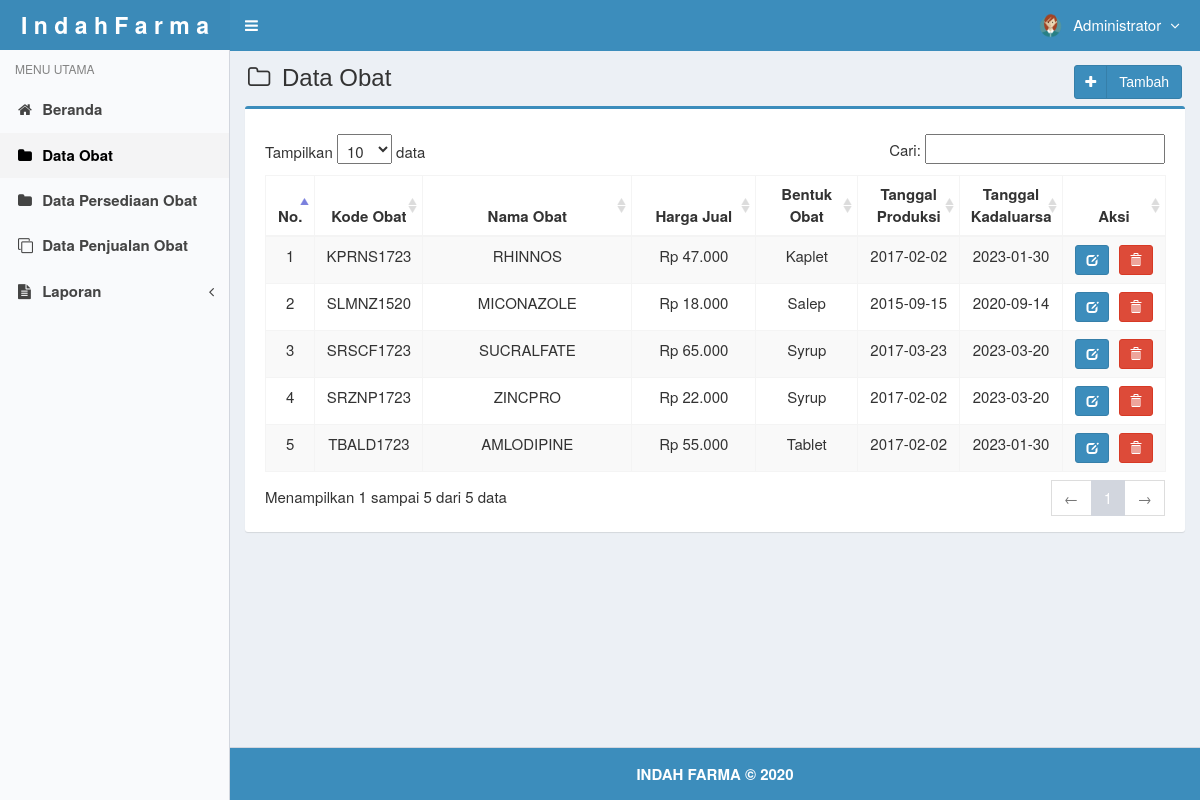
Screenshot of /main.php?module=obat (signed in) with the database file from the repository.
### tables this page shows
CREATE TABLE `users` (
  `id_user` int(3) NOT NULL,
  `username` varchar(50) NOT NULL,
  `nama_user` varchar(50) NOT NULL,
  `password` varchar(50) NOT NULL,
  `email` varchar(50) DEFAULT NULL,
  `telepon` varchar(13) DEFAULT NULL,
  `foto` varchar(100) DEFAULT NULL,
  `hak_akses` enum('Super Admin','EndUser') NOT NULL,
  `status` enum('aktif','blokir') NOT NULL DEFAULT 'aktif',
  `created_at` timestamp NOT NULL DEFAULT current_timestamp(),
  `updated_at` timestamp NOT NULL DEFAULT current_timestamp() ON UPDATE current_timestamp()
);

CREATE TABLE `obat` (
  `kode_obat` varchar(10) NOT NULL,
  `nama_obat` varchar(50) NOT NULL,
  `harga_jual` int(11) NOT NULL,
  `bentuk_obat` varchar(20) NOT NULL,
  `created_user` int(3) NOT NULL,
  `created_date` timestamp NOT NULL DEFAULT current_timestamp(),
  `updated_user` int(3) NOT NULL,
  `updated_date` timestamp NOT NULL DEFAULT current_timestamp() ON UPDATE current_timestamp(),
  `tgl_produksi` date NOT NULL,
  `tgl_kadaluarsa` date NOT NULL
);

### config/fungsi_rupiah.php (called while the page is built, shortened)
<?php
function format_rupiah($angka){
  $rupiah=number_format($angka,0,',','.');
  return $rupiah;
}
?>

### modules/obat/view.php (the view, shortened to what this page needs)
<section class="content-header">
  <h1>
    <i class="fa fa-folder-o icon-title"></i> Data Obat
    <a class="btn btn-primary btn-social pull-right" href="?module=form_obat&form=add" title="Tambah Data" data-toggle="tooltip">
      <i class="fa fa-plus"></i> Tambah
    </a>
  </h1>
</section>
<section class="content">
  <div class="row">
    <div class="col-md-12">
      <div class="box box-primary">
        <div class="box-body">
          <table id="dataTables1" class="table table-bordered table-striped table-hover">
            <thead>
              <tr>
                <th class="center">No.</th>
                <th class="center">Kode Obat</th>
                <th class="center">Nama Obat</th>
                <th class="center">Harga Jual</th>
                <th class="center">Bentuk Obat</th>
                <th class="center">Tanggal Produksi</th>
                <th class="center">Tanggal Kadaluarsa</th>
                <th class="center">Aksi</th>
              </tr>
            </thead>
            <tbody>
            <?php
            $no = 1;
            $query = mysqli_query($mysqli, "SELECT kode_obat,nama_obat,harga_jual,bentuk_obat, tgl_produksi, tgl_kadaluarsa FROM obat ORDER BY kode_obat ASC")
                                            or die('Ada kesalahan pada query tampil Data Obat: '.mysqli_error($mysqli));
            while ($data = mysqli_fetch_assoc($query)) {
              $harga_jual = format_rupiah($data['harga_jual']);
              echo "<tr>
                      <td width='30' class='center'>$no</td>
                      <td width='80' class='center'>$data[kode_obat]</td>
                      <td width='180' align='center'>$data[nama_obat]</td>
                      <td width='100' align='center'>Rp $harga_jual</td>
                      <td width='80' class='center'>$data[bentuk_obat]</td>
                      <td width='80' class='center'>$data[tgl_produksi]</td>
                      <td width='80' class='center'>$data[tgl_kadaluarsa]</td>
                      <td class='center' width='80'>
                        <div>
                          <a data-toggle='tooltip' data-placement='top' title='Ubah' style='margin-right:5px' class='btn btn-primary btn-sm' href='?module=form_obat&form=edit&id=$data[kode_obat]'>
                              <i style='color:#fff' class='glyphicon glyphicon-edit'></i>
                          </a>";
            ?>
                          <a data-toggle="tooltip" data-placement="top" title="Hapus" class="btn btn-danger btn-sm" href="modules/obat/proses.php?act=delete&id=<?php echo $data['kode_obat'];?>" onclick="return confirm('Anda yakin ingin menghapus obat <?php echo $data['nama_obat']; ?> ?');">
                              <i style="color:#fff" class="glyphicon glyphicon-trash"></i>
                          </a>
            <?php
              echo "    </div>
                      </td>
                    </tr>";
              $no++;
            }
            ?>
            </tbody>
          </table>
        </div>
      </div>
    </div>
  </div>
</section><!-- /.content

### main.php (shortened to what this page needs)
<!DOCTYPE html>
<html>
  <head>
    <link href="assets/css/bootstrap.min.css" rel="stylesheet" type="text/css" />
    <link href="assets/plugins/font-awesome-4.6.3/css/font-awesome.min.css" rel="stylesheet" type="text/css" />
    <link href="assets/plugins/datatables/dataTables.bootstrap.css" rel="stylesheet" type="text/css" />
    <link href="assets/plugins/datepicker/datepicker.min.css" rel="stylesheet" type="text/css" />
    <link rel="stylesheet" type="text/css" href="assets/plugins/chosen/css/chosen.min.css" />
    <link href="assets/css/AdminLTE.min.css" rel="stylesheet" type="text/css" />
    <link href="assets/css/skins/_all-skins.min.css" rel="stylesheet" type="text/css" />
    <link href="assets/plugins/datepicker/datepicker3.css" rel="stylesheet" type="text/css" />
    <link href="assets/css/style.css" rel="stylesheet" type="text/css" />
  </head>
  <body class="skin-blue-light fixed">
    <div class="wrapper">
      <header class="main-header">
        <a href="?module=beranda" class="logo">
          <span style="font-size:23px"> <b>I n d a h   F a r m a</b> </span>
        </a>
        <nav class="navbar navbar-static-top" role="navigation">
          <a href="#" class="sidebar-toggle" data-toggle="offcanvas" role="button">
          </a>
          <div class="navbar-custom-menu">
            <ul class="nav navbar-nav">
              <?php include "top-menu.php" ?>
            </ul>
          </div>
        </nav>
      </header>
      <aside class="main-sidebar">
        <section class="sidebar">
            <?php include "sidebar-menu.php" ?>
        </section>
      </aside>
      <div class="content-wrapper">
        <?php include "content.php" ?>
      </div>
      <footer class="main-footer" align="center"
      style="background-color: #3C8DBC; color:#ffffff">
      <strong> INDAH FARMA &copy; 2020</strong>
      </footer>
    </div>
  </body>
</html>

### top-menu.php (shortened to what this page needs)
<?php
require_once "config/database.php";
$query = mysqli_query($mysqli, "SELECT id_user, nama_user, foto, hak_akses FROM users WHERE id_user='$_SESSION[id_user]'")
                                or die('Ada kesalahan pada query tampil Manajemen User: '.mysqli_error($mysqli));
$data = mysqli_fetch_assoc($query);
?>
<li class="dropdown user user-menu">
  <a href="#" class="dropdown-toggle" data-toggle="dropdown">
  <?php
  if ($data['foto']=="") { ?>
    <img src="images/user/user-default.png" class="user-image" alt="User Image"/>
  <?php
  }
  else { ?>
    <img src="images/user/<?php echo $data['foto']; ?>" class="user-image" alt="User Image"/>
  <?php
  }
  ?>
    <span class="hidden-xs"><?php echo $data['nama_user']; ?> <i style="margin-left:5px" class="fa fa-angle-down"></i></span>
  </a>
</li>

### sidebar-menu.php (shortened to what this page needs)
<?php
if ($_SESSION['hak_akses']=='Super Admin') { ?>
    <ul class="sidebar-menu">
        <li class="header">MENU UTAMA</li>
	<?php
	if ($_GET["module"]=="beranda") { ?>
		<li class="active">
			<a href="?module=beranda"><i class="fa fa-home"></i> Beranda </a>
	  	</li>
	<?php
	}
	else { ?>
		<li>
			<a href="?module=beranda"><i class="fa fa-home"></i> Beranda </a>
	  	</li>
	<?php
	}
  if ($_GET["module"]=="obat" || $_GET["module"]=="form_obat") { ?>
    <li class="active">
      <a href="?module=obat"><i class="fa fa-folder"></i> Data Obat</a>
      </li>
  <?php
  }
  else { ?>
    <li>
      <a href="?module=obat"><i class="fa fa-folder"></i> Data Obat</a>
      </li>
  <?php
  }
  if ($_GET["module"]=="persediaan" || $_GET["module"]=="form_persediaan") { ?>
    <li class="active">
      <a href="?module=persediaan"><i class="fa fa-folder"></i> Data Persediaan Obat</a>
      </li>
  <?php
  }
  else { ?>
    <li>
      <a href="?module=persediaan"><i class="fa fa-folder"></i> Data Persediaan Obat</a>
      </li>
  <?php
  }
  if ($_GET["module"]=="obat_keluar" || $_GET["module"]=="form_obat_keluar") { ?>
    <li class="active">
      <a href="?module=obat_keluar"><i class="fa fa-clone"></i> Data Penjualan Obat </a>
      </li>
  <?php
  }
  else { ?>
    <li>
      <a href="?module=obat_keluar"><i class="fa fa-clone"></i> Data Penjualan Obat </a>
      </li>
  <?php
  }
	if ($_GET["module"]=="lap_stok") { ?>
		<li class="active treeview">
          	<a href="javascript:void(0);">
            	<i class="fa fa-file-text"></i> <span>Laporan</span> <i class="fa fa-angle-left pull-right"></i>
          	</a>
      		<ul class="treeview-menu">
        		<li class="active"><a href="?module=lap_stok"><i class="fa fa-circle-o"></i> Stok Obat </a></li>
        		<li><a href="?module=lap_obat_masuk"><i class="fa fa-circle-o"></i> Penjualan Obat </a></li>
      		</ul>
    	</li>
    <?php
	}
	else { ?>
		<li class="treeview">
          	<a href="javascript:void(0);">
            	<i class="fa fa-file-text"></i> <span>Laporan</span> <i class="fa fa-angle-left pull-right"></i>
          	</a>
    	</li>
    <?php
	}
	?>
	</ul>
<?php
}

### content.php (shortened to what this page needs)
<?php
require_once "config/database.php";
require_once "config/fungsi_rupiah.php";
if (empty($_SESSION['username']) && empty($_SESSION['password'])){
	echo "<meta http-equiv='refresh' content='0; url=index.php?alert=1'>";
}
else {
	if ($_GET['module'] == 'beranda') {
		include "modules/beranda/view.php";
	}
	elseif ($_GET['module'] == 'obat') {
		include "modules/obat/view.php";
	}
	elseif ($_GET['module'] == 'form_obat') {
		include "modules/obat/form.php";
	}
		elseif ($_GET['module'] == 'persediaan') {
			include "modules/persediaan/view.php";
		}
		 elseif ($_GET['module'] == 'form_persediaan') {
			include "modules/persediaan/form.php";
		}
	elseif ($_GET['module'] == 'obat_keluar') {
		include "modules/obat-keluar/view.php";
	}
	elseif ($_GET['module'] == 'form_obat_keluar') {
		include "modules/obat-keluar/form.php";
	}
	elseif ($_GET['module'] == 'lap_stok') {
		include "modules/lap-stok/view.php";
	}
	elseif ($_GET['module'] == 'lap_obat_masuk') {
		include "modules/lap-obat-masuk/view.php";
	}
	elseif ($_GET['module'] == 'user') {
		include "modules/user/view.php";
	}
	elseif ($_GET['module'] == 'form_user') {
		include "modules/user/form.php";
	}
	elseif ($_GET['module'] == 'profil') {
		include "modules/profil/view.php";
	}
	elseif ($_GET['module'] == 'form_profil') {
		include "modules/profil/form.php";
	}
	elseif ($_GET['module'] == 'password') {
		include "modules/password/view.php";
	}
		elseif ($_GET['module'] == 'obatuser') {
			include "modules/obatuser/view.php";
		}
	elseif ($_GET['module'] == 'obatkeluaruser') {
		include "modules/obatkeluaruser/view.php";
	}
		elseif ($_GET['module'] == 'persediaanuser') {
			include "modules/persediaanuser/view.php";
		}
		elseif ($_GET['module'] == 'berandauser') {
			include "modules/berandauser/view.php";
		}
}
?>

### assets/css/style.css (style rules this page uses)
.btn-social *:first-child { border-right: 1px solid rgba(0, 0, 0, 0.1); bottom: 0; font-size: 1em !important; left: 0; line-height: 32px !important; position: absolute; text-align: center; top: 0; width: 32px !important; }
.content-header { padding: 15px 18px 0; position: relative; }
.center { text-align:center; }
.icon-title { margin-right: 5px; }
body { background-color: #fff; color: #333; font-size: 15px; line-height: 1.42857; }

### rows the page displays
users: foto (picture), nama_user "Administrator"
obat: kode_obat "KPRNS1723", nama_obat "RHINNOS", harga_jual "47.000", bentuk_obat "Kaplet", tgl_produksi "2017-02-02", tgl_kadaluarsa "2023-01-30"
obat: kode_obat "SLMNZ1520", nama_obat "MICONAZOLE", harga_jual "18.000", bentuk_obat "Salep", tgl_produksi "2015-09-15", tgl_kadaluarsa "2020-09-14"
obat: kode_obat "SRSCF1723", nama_obat "SUCRALFATE", harga_jual "65.000", bentuk_obat "Syrup", tgl_produksi "2017-03-23", tgl_kadaluarsa "2023-03-20"
obat: kode_obat "SRZNP1723", nama_obat "ZINCPRO", harga_jual "22.000", bentuk_obat "Syrup", tgl_produksi "2017-02-02", tgl_kadaluarsa "2023-03-20"
obat: kode_obat "TBALD1723", nama_obat "AMLODIPINE", harga_jual "55.000", bentuk_obat "Tablet", tgl_produksi "2017-02-02", tgl_kadaluarsa "2023-01-30"
